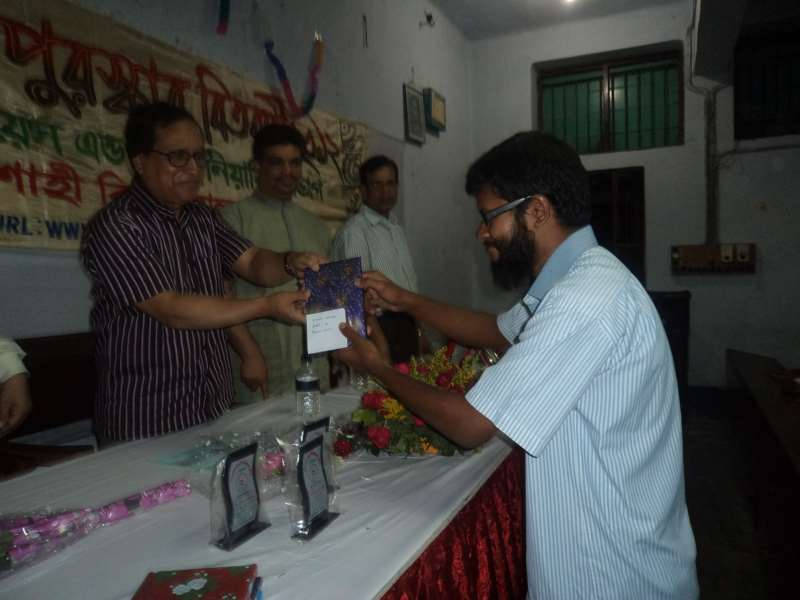
%> input picture CSE_LAB_4TH/403/02-Personala Website/album/4.jpg, 800 x 600 px
$ octave image_gaussian_high_pass.m   (GNU Octave 9; MATLAB toolbox functions it lacks are replaced by stand-ins)
%> lines starting %> are read from the running program, lines starting %| are printed output that depends on the picture
%page=235
%DFT and IDFT


clc;
clear all;
close all;

imageAa = imread('4.jpg');
%> imageAa is the input picture: size 600x800x3 uint8; mean R, G, B 65.5, 65.8, 64.1
imageA =rgb2gray(imageAa );
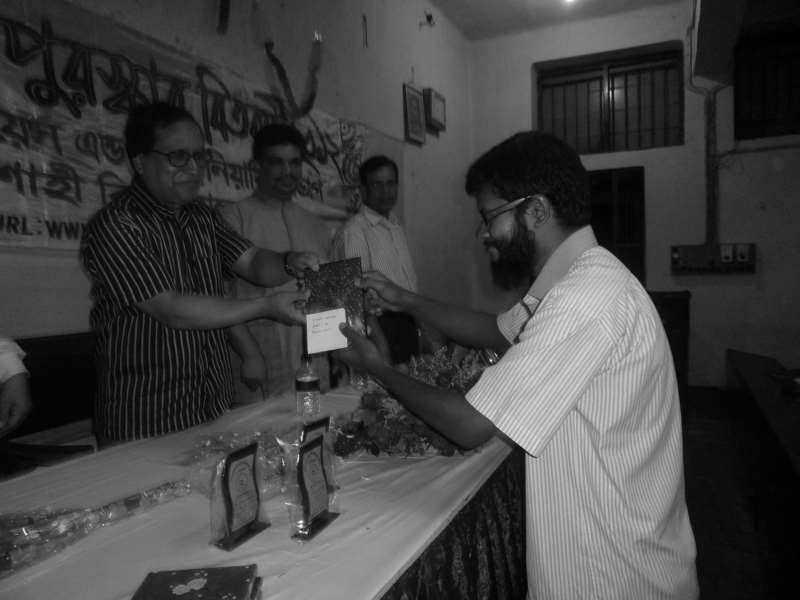
%> imageA: size 600x800 uint8; min 0, max 253, mean 65.5

[M N]=size(imageA);
%> M = 600; N = 800


%Display images

subplot(2,2,1);
imshow(imageA);
title('Image A ');


imageA=double(imageA);
%> imageA: size 600x800 double
%-1 *

for x=1:M
    for y=1:N
        imageA(x,y)=imageA(x,y)*(-1)^(x+y);
    end
end
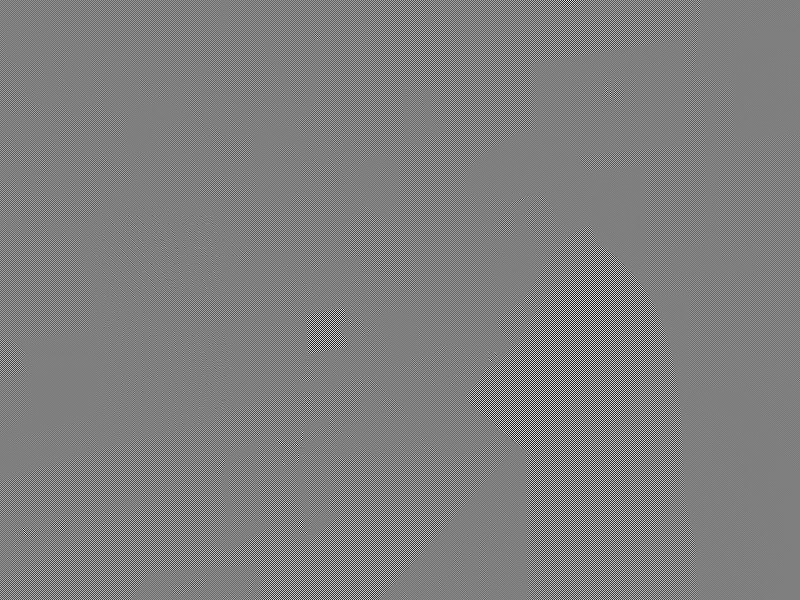
%> imageA: size 600x800 double; min -252, max 253, mean 0; drawn with min black and max white

%Perform 2D FFTs

h=waitbar(0,'Calculating DFT...');
for u=1:M
    for v=1:N
        sum=0.0;
        for x=1:M
            for y=1:N
%> (the run ends here)

$ run again, with CSE_LAB_4TH/403/02-Personala Website/album/1.jpg copied over CSE_LAB_4TH/403/02-Personala Website/album/4.jpg
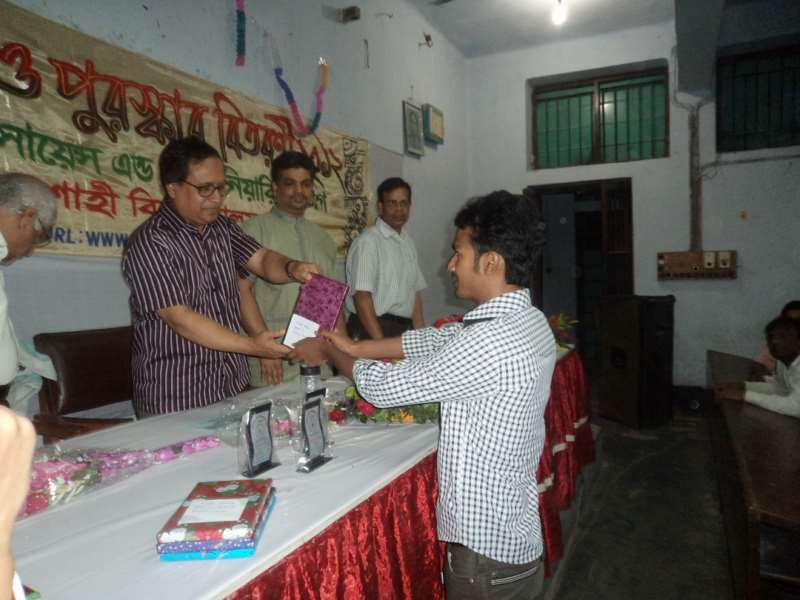
%> input picture CSE_LAB_4TH/403/02-Personala Website/album/1.jpg, 800 x 600 px
%> imageAa is the input picture: size 600x800x3 uint8; mean R, G, B 101.2, 95.5, 90.5
%> `imageA =rgb2gray(imageAa );`:
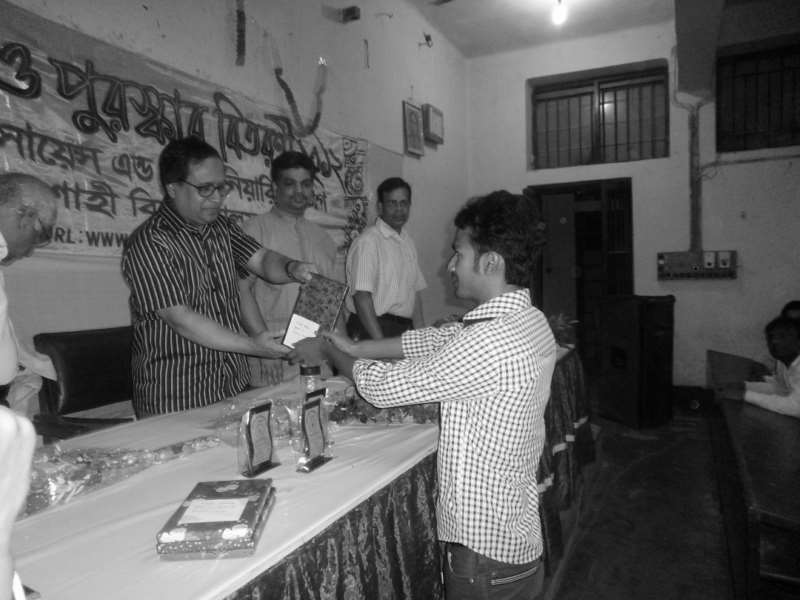
%> imageA: size 600x800 uint8; min 1, max 255, mean 96.7

$ run again, with CSE_LAB_4TH/403/02-Personala Website/album/2.jpg copied over CSE_LAB_4TH/403/02-Personala Website/album/4.jpg
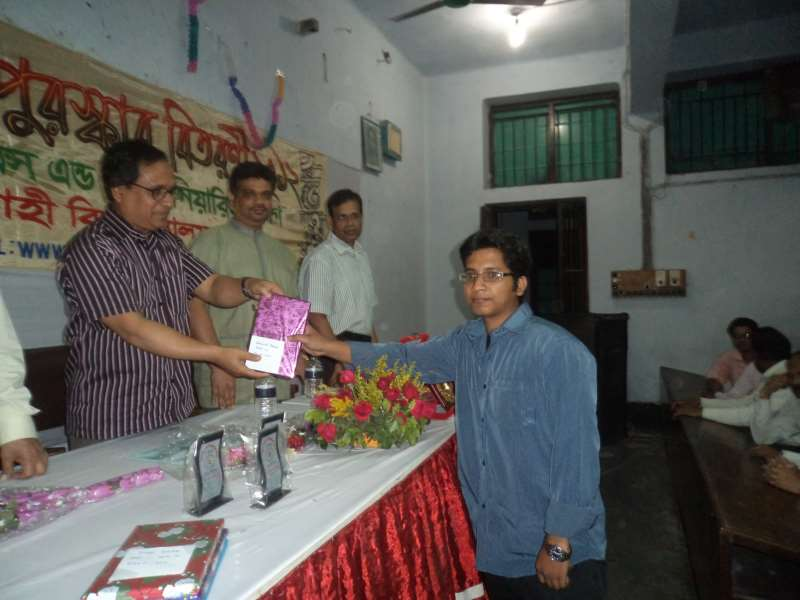
%> input picture CSE_LAB_4TH/403/02-Personala Website/album/2.jpg, 800 x 600 px
%> imageAa is the input picture: size 600x800x3 uint8; mean R, G, B 94.9, 91.2, 88
%> `imageA =rgb2gray(imageAa );`:
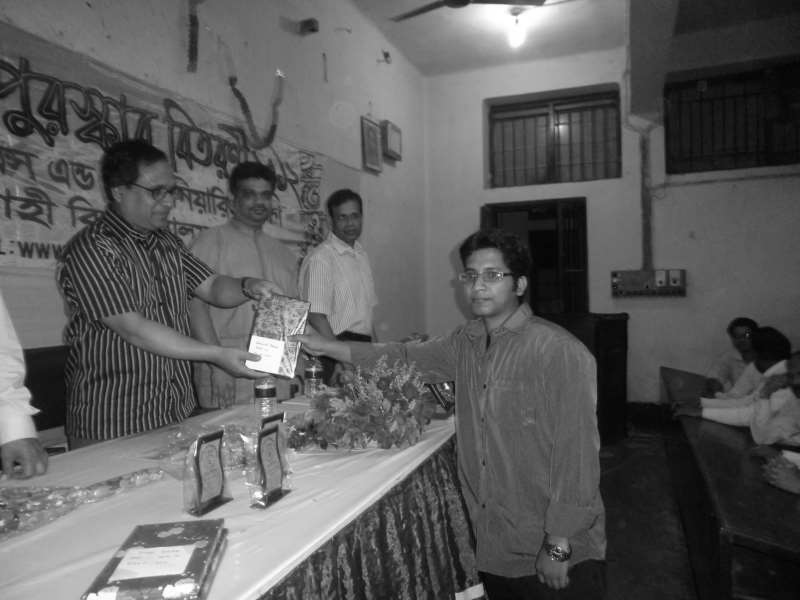
%> imageA: size 600x800 uint8; min 1, max 255, mean 92

$ run again, with CSE_LAB_4TH/403/02-Personala Website/album/3.jpg copied over CSE_LAB_4TH/403/02-Personala Website/album/4.jpg
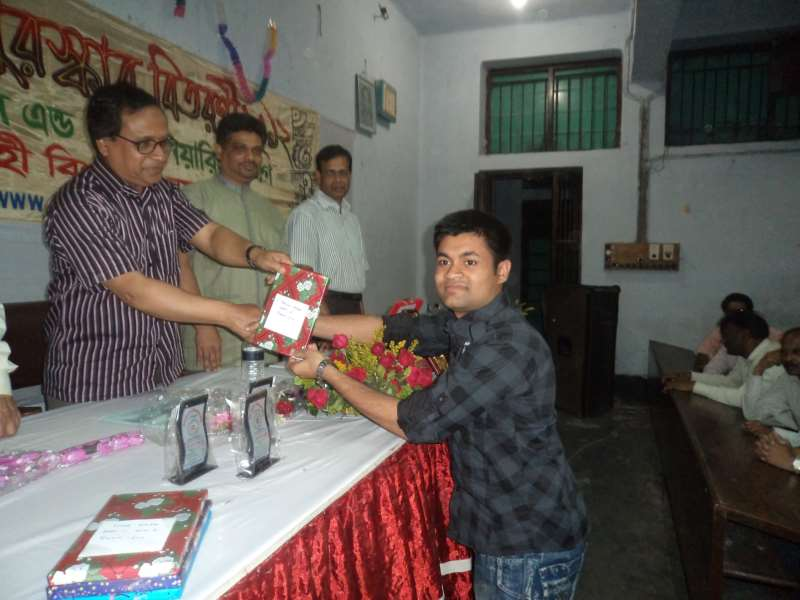
%> input picture CSE_LAB_4TH/403/02-Personala Website/album/3.jpg, 800 x 600 px
%> imageAa is the input picture: size 600x800x3 uint8; mean R, G, B 98.9, 91.7, 87.5
%> `imageA =rgb2gray(imageAa );`:
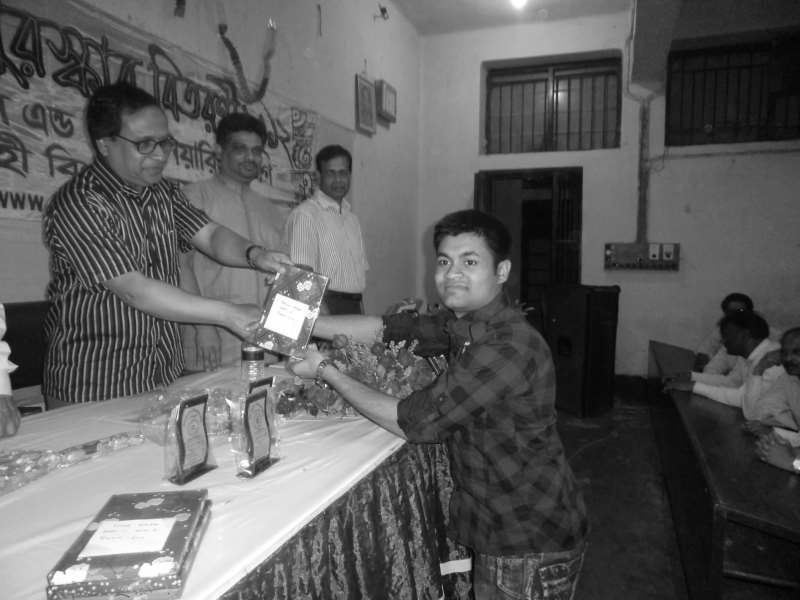
%> imageA: size 600x800 uint8; min 1, max 255, mean 93.4
